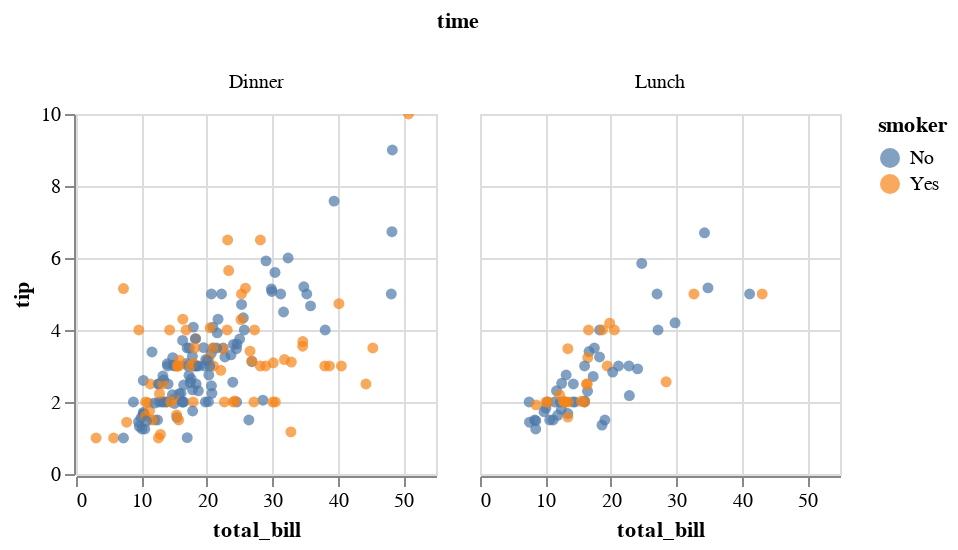

Notebook code cell kept with this figure:
### Code cell
c = salt.FacetGrid(tips, col="time", hue="smoker")
display(c.map_dataframe(palt.scatter, "total_bill", "tip", edgecolor="w").add_legend())

g = sns.FacetGrid(tips, col="time", hue="smoker")
g = g.map(plt.scatter, "total_bill", "tip", edgecolor="w").add_legend()

### Figure 1 — Vega-Lite specification as saved in the notebook (floating-point values rounded to 4 significant figures; data arrays with more than 128 entries replaced by an {"elided": "..."} marker saying what was removed)
{"$schema": "https://vega.github.io/schema/vega-lite/v2.4.1.json", "config": {"view": {"height": 300, "width": 400}}, "data": {"values": {"elided": "244 records"}}, "facet": {"column": {"field": "time", "type": "nominal"}}, "spec": {"encoding": {"color": {"field": "smoker", "type": "nominal"}, "x": {"field": "total_bill", "type": "quantitative"}, "y": {"field": "tip", "type": "quantitative"}}, "height": 180, "mark": "circle", "selection": {"selector004": {"bind": "scales", "encodings": ["x", "y"], "mark": {"fill": "#333", "fillOpacity": 0.125, "stroke": "white"}, "on": "[mousedown, window:mouseup] > window:mousemove!", "resolve": "global", "translate": "[mousedown, window:mouseup] > window:mousemove!", "type": "interval", "zoom": "wheel!"}}, "width": 180}}
